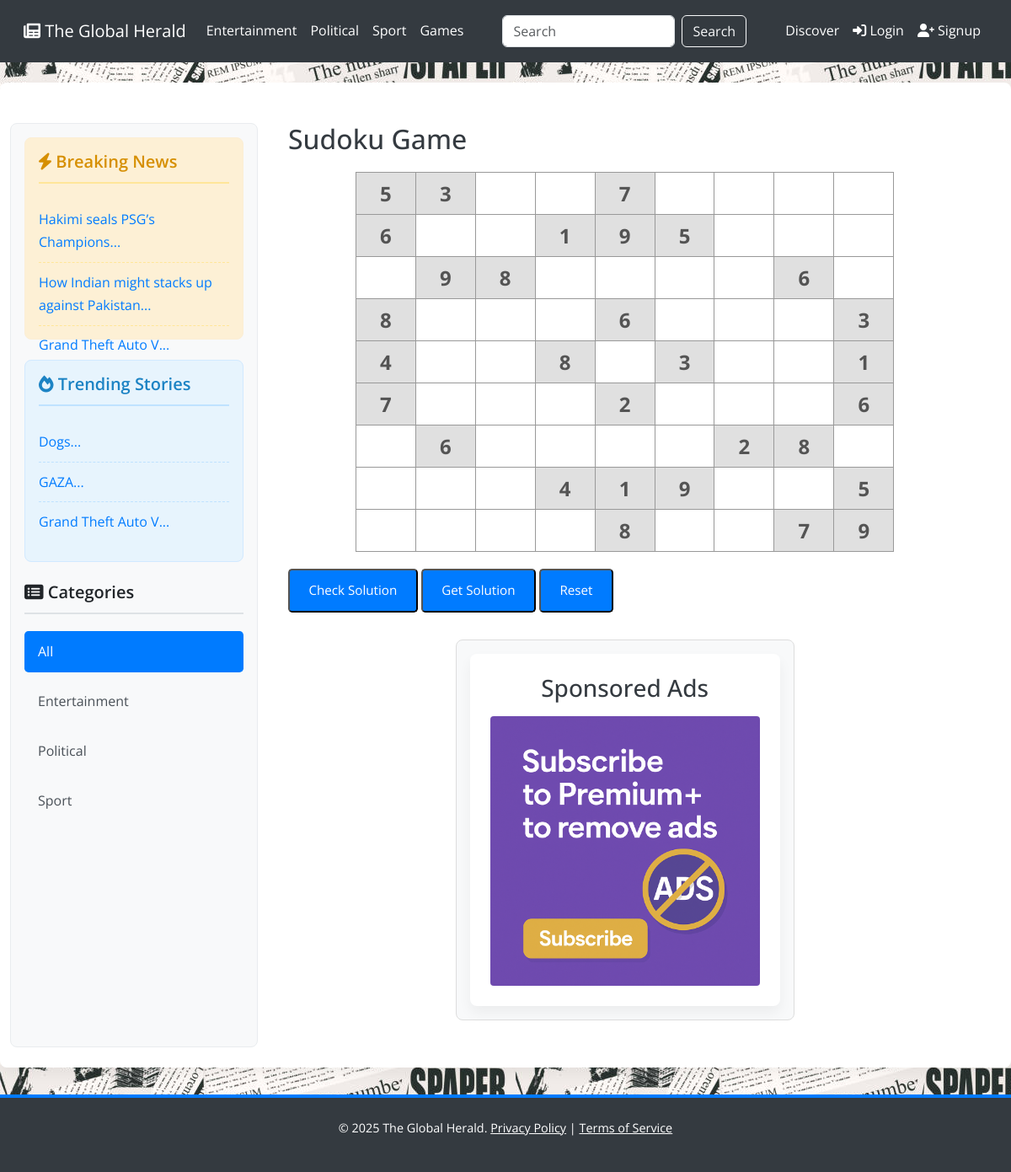
/sudoku.php, run on the app's committed database.
### tables this page shows
CREATE TABLE `category` (
  `category_id` int(11) NOT NULL,
  `category_name` varchar(255) NOT NULL
);

CREATE TABLE `articles` (
  `id` int(11) NOT NULL,
  `title` varchar(255) NOT NULL,
  `content` text NOT NULL,
  `author` varchar(100) NOT NULL,
  `created_at` timestamp NOT NULL DEFAULT current_timestamp(),
  `category_id` int(11) NOT NULL,
  `image_path` mediumtext NOT NULL,
  `views` int(11) NOT NULL DEFAULT 0
);

### public/sudoku.php (called while the page is built)
<?php
require_once '../src/Controllers/GameController.php';
$controller = new GameController();
$controller->load('sudoku');

### config/Database.php (called while the page is built, shortened)
<?php
class Database
{
    private $host = "localhost";
    private $db_name = "news_api";
    private $username = "root";
    private $password = "";
    private $conn;
    private static $instance = null;
    private function __construct()
    {
        $this->conn = new mysqli($this->host, $this->username, $this->password, $this->db_name);
    }
    public static function getInstance()
    {
        if (self::$instance === null) {
            self::$instance = new Database();
        }
        return self::$instance;
    }
    public function getConnection()
    {
        return $this->conn;
    }
}
?>

### src/Models/Admin.php (called while the page is built, shortened)
<?php
class Admin
{
    private $id, $conn;
    public function __construct($db)
    {
        $this->conn = $db;
    }
    public function getCategories()
    {
        $query = "SELECT * FROM category ORDER BY category_name ASC";
        return $this->conn->query($query);
    }
}

### src/Models/Article.php (called while the page is built, shortened)
<?php
class Article
{
    private $conn;
    public function __construct($db)
    {
        $this->conn = $db;
    }
    public function getRandomArticleId()
    {
        $query = "SELECT id FROM articles ORDER BY RAND() LIMIT 1";
        $result = $this->conn->query($query);
        if ($result && $row = $result->fetch_assoc()) {
            return $row['id'];
        }
        return null;
    }
}
?>

### src/Models/User.php (called while the page is built, shortened)
<?php
class User
{
    private $userId;
    private $subscriptionName;
    public function __construct($db)
    {
        $this->userId = isset($_SESSION['user_id']) ? $_SESSION['user_id'] : null;
        $this->subscriptionName = null;
    }
    public function isLoggedIn()
    {
        return $this->userId !== null;
    }
    public function isSignedUp()
    {
        return isset($_SESSION['just_signed_up']) && $_SESSION['just_signed_up'] === true;
    }
    public function shouldShowAds()
    {
        return !($this->subscriptionName === 3);
    }
}
?>

### src/Views/sudoku_view.php (the view, shortened to what this page needs)
<!DOCTYPE html>
<html lang="en">
<head>
    <link href="https://cdn.jsdelivr.net/npm/bootstrap@5.3.0/dist/css/bootstrap.min.css" rel="stylesheet" />
    <link rel="stylesheet" href="https://cdnjs.cloudflare.com/ajax/libs/font-awesome/6.0.0-beta3/css/all.min.css" />
    <link rel="stylesheet" href="style/index.css" />
    <link rel="stylesheet" href="style/games.css" />
</head>
<body>
    <?php include 'navbar.php'; ?>
    <div class="container mt-4">
        <div class="row">
            <div class="col-md-3 sidebar">
                <div class="breaking-news">
                    <h4><i class="fas fa-bolt"></i> Breaking News</h4>
                    <ul>
                        <?php
                        $breaking_news_query = "SELECT id, title FROM articles ORDER BY created_at DESC LIMIT 3";
                        $breaking_news_result = $db->query($breaking_news_query);
                        if ($breaking_news_result && $breaking_news_result->num_rows > 0): ?>
                            <?php while ($news = $breaking_news_result->fetch_assoc()): ?>
                                <li><a href="#"><?= htmlspecialchars(substr($news['title'], 0, 60)) ?>...</a></li>
                            <?php endwhile; ?>
                        <?php else: ?>
                            <li>No breaking news at the moment.</li>
                        <?php endif; ?>
                    </ul>
                </div>
                <div class="popular-articles">
                    <h4><i class="fas fa-fire"></i> Trending Stories</h4>
                    <ul>
                        <?php
                        $popular_articles_query = "SELECT id, title FROM articles ORDER BY views DESC LIMIT 3";
                        $popular_articles_result = $db->query($popular_articles_query);
                        if ($popular_articles_result && $popular_articles_result->num_rows > 0): ?>
                            <?php while ($popular = $popular_articles_result->fetch_assoc()): ?>
                                <li><a
                                        href="article.php?id=<?= $popular['id'] ?>"><?= htmlspecialchars(substr($popular['title'], 0, 50)) ?>...</a>
                                </li>
                            <?php endwhile; ?>
                        <?php else: ?>
                            <li>No trending stories yet.</li>
                        <?php endif; ?>
                    </ul>
                </div>
                <div>
                    <h4><i class="fas fa-list-alt"></i> Categories</h4>
                    <ul class="category-list">
                        <li class="<?= $selected_category == 0 ? 'active' : '' ?>"><a href="index.php">All</a></li>
                        <?php
                        $categories_result->data_seek(0);
                        while ($category = $categories_result->fetch_assoc()): ?>
                            <li class="<?= $selected_category == $category['category_id'] ? 'active' : '' ?>">
                                <a
                                    href="index.php?category_id=<?= $category['category_id'] ?>"><?= htmlspecialchars($category['category_name']) ?></a>
                            </li>
                        <?php endwhile; ?>
                    </ul>
                </div>
            </div>
            <div id="container-game">
                <h2 id="h2t">Sudoku Game</h2>
                <div>
                    <table id="sudoku-board"></table>
                </div>
                <button type="button" onclick="checkSolution()">Check Solution</button>
                <button type="button" onclick="fillSolution()">Get Solution</button>
                <button type="button" onclick="resetBoard()">Reset</button>
                <?php if ($show_ads): ?>
                    <section class="ads-section"
                        style="background-color: #f8f9fa; justify-self: center; padding: 1rem; margin: 2rem 2rem; border: 1px solid #ddd; border-radius: 0.5rem; width: fit-content; align-self: center;">
                        <div class="container">
                            <h3 style="text-align: center; margin-bottom: 1rem;">Sponsored Ads</h3>
                            <div style="display: flex; justify-content: center; gap: 1rem;">
                                <a href="subscription.php" target="_blank">
                                    <div
                                        style="width: 100%; height: 20rem;  border-radius: 0.25rem; overflow: hidden; display: flex; align-items: center; justify-content: center;">
                                        <img src="images/g6.png" alt="Ad1"
                                            style="width: 100%; height: 100%; object-fit: contain;" />
                                    </div>
                                </a>
                            </div>
                        </div>
                    </section>
                <?php endif; ?>
            </div>
        </div>
    </div>
    <footer>
        <p>&copy; <?= date("Y") ?> The Global Herald. <a href="#">Privacy Policy</a> | <a href="#">Terms of Service</a>
        </p>
    </footer>
    <link rel="stylesheet" href="https://cdnjs.cloudflare.com/ajax/libs/font-awesome/6.0.0/css/all.min.css"
 />
</body>
</html>

### src/Views/navbar.php (shortened to what this page needs)
<nav class="navbar navbar-expand-lg navbar-dark">
    <div class="container-fluid">
        <a class="navbar-brand" href="index.php">
            <i class="fas fa-newspaper"></i> The Global Herald
        </a>
        <div class="collapse navbar-collapse" id="navbarNav">
            <ul class="navbar-nav me-auto mb-2 mb-lg-0">
                <?php
                $categories_result->data_seek(0);
                while ($category = $categories_result->fetch_assoc()): ?>
                    <li class="nav-item">
                        <a class="nav-link <?= $selected_category == $category['category_id'] ? 'active' : '' ?>"
                            href="index.php?category_id=<?= $category['category_id'] ?>">
                            <?= htmlspecialchars($category['category_name']) ?>
                        </a>
                    </li>
                <?php endwhile; ?>
                <li>
                    <a class="nav-link" href="index.php#games">Games</a>
                </li>
            </ul>
            <form class="d-flex" method="GET" action="index.php">
                <input class="form-control me-2" type="search" name="search" placeholder="Search" aria-label="Search"
                    value="<?= isset($_GET['search']) ? htmlspecialchars($_GET['search']) : '' ?>">
                <button class="btn btn-outline-light" type="submit">Search</button>
            </form>
            <ul class="navbar-nav ms-auto">
                <ul class="navbar-nav me-auto mb-2 mb-lg-0">
                    <li>
                        <?php
                        $randomArticleId = $articleObj->getRandomArticleId();
                        ?>
                        <a class="nav-link" href="article.php?id=<?= $randomArticleId ?>">Discover</a>
                    </li>
                </ul>
                <?php if ($userObj->isLoggedIn() || $userObj->isSignedUp()): ?>
                    <li class="
                                                    nav-item">
                        <a class="nav-link position-relative" href="noti.php" title="Notifications">
                            <i class="fas fa-bell fa-lg"></i>
                            <?php if ($notifications_count > 0): ?>
                                <span class="position-absolute top-0 start-100 translate-middle badge rounded-pill bg-danger">
                                    <?= $notifications_count ?>
                                    <span class="visually-hidden">unread
                                        notifications</span>
                                </span>
                            <?php endif; ?>
                        </a>
                    </li>
                    <li class="nav-item user-dropdown">
                        <a class="nav-link" href="#" id="userDropdown" role="button" data-bs-toggle="dropdown"
                            aria-expanded="false" title="User Menu">
                            <i class="fas fa-user-circle fa-lg"></i>
                        </a>
                        <ul class="dropdown-menu user-dropdown-menu" aria-labelledby="userDropdown">
                            <li><a class="dropdown-item" href="profile.php"><i class="fas fa-user me-2"></i>
                                    Profile</a></li>
                            <li><a class="dropdown-item" href="favorites.php"><i class="fas fa-heart me-2"></i>
                                    Favorites</a></li>
                            <li><a class="dropdown-item" href="bookmarks.php"><i class="fas fa-bookmark me-2"></i>
                                    Bookmarks</a></li>
                            <?php if (isset($_SESSION['role']) && $_SESSION['role'] === 'admin'): ?>
                                <li><a class="dropdown-item" href="admin.php"><i class="fas fa-user-shield me-2"></i>
                                        Admin Panel</a></li>
                            <?php endif; ?>
                            <li>
                                <hr class="dropdown-divider">
                            </li>
                            <li><a class="dropdown-item" href="logout.php"><i class="fas fa-sign-out-alt me-2"></i>
                                    Logout</a></li>
                        </ul>
                    </li>
                <?php else: ?>
                    <li class="nav-item">
                        <a class="nav-link" href="login.html"><i class="fas fa-sign-in-alt"></i>
                            Login</a>
                    </li>
                    <li class="nav-item">
                        <a class="nav-link" href="signup.html"><i class="fas fa-user-plus"></i>
                            Signup</a>
                    </li>
                <?php endif; ?>
            </ul>
        </div>
    </div>
</nav>

### public/style/index.css (style rules this page uses)
body { font-family: 'Open Sans', sans-serif; background-image: url('../../../images/g5.jpg'); background-size: auto; color: #343a40; line-height: 1.7; }
a { color: #007bff; text-decoration: none; transition: color 0.3s ease-in-out; }
.navbar { background-color: #343a40; padding: 0.75rem 1rem; }
.navbar-nav .nav-link { color: #fff; padding: 0.7rem 1.2rem; transition: background-color 0.3s ease-in-out; border-radius: 0.25rem; }
.container { max-width: 1200px; margin: 0 auto; padding: 1.5rem; background-color: #fff; box-shadow: 0 0.5rem 1rem rgba(0, 0, 0, 0.05); border-radius: 0.5rem; }
.row { display: flex; gap: 1.5rem; margin-top: 1.5rem; justify-content: center; }
.sidebar { flex: 0 0 28%; padding: 1rem; background-color: #f8f9fa; border: 1px solid #e9ecef; border-radius: 0.5rem; }
.sidebar h4 { color: #212529; border-bottom: 2px solid #dee2e6; padding-bottom: 0.75rem; margin-bottom: 1.25rem; font-size: 1.25rem; font-weight: 600; }
.category-list { list-style: none; padding: 0; }
.category-list li { margin-bottom: 0.6rem; padding: 0.7rem 1rem; border-radius: 0.3rem; transition: background-color 0.2s ease-in-out; }
.category-list li a { color: #495057; display: block; }
.category-list li.active { background-color: #007bff; }
.category-list li.active a { color: #fff; }
.breaking-news { background-color: #fdf0d5; border: 1px solid #fbeed5; padding: 1rem; border-radius: 0.5rem; margin-bottom: 1.5rem; max-height: 15rem; }
.breaking-news h4 { color: #d68f00; border-bottom: 2px solid #ffe699; padding-bottom: 0.75rem; margin-bottom: 1.25rem; font-size: 1.25rem; font-weight: 600; }
.breaking-news ul { list-style: none; padding: 0; }
.breaking-news li { padding: 0.6rem 0; border-bottom: 1px dashed #ffe699; }
.breaking-news li:last-child { border-bottom: none; }
.popular-articles { background-color: #e7f4fd; border: 1px solid #d1e9ff; padding: 1rem; border-radius: 0.5rem; margin-bottom: 1.5rem; max-height: 15rem; }
.popular-articles h4 { color: #1c83c4; border-bottom: 2px solid #bfe2ff; padding-bottom: 0.75rem; margin-bottom: 1.25rem; font-size: 1.25rem; font-weight: 600; }
.popular-articles ul { list-style: none; padding: 0; }
.popular-articles li { padding: 0.6rem 0; border-bottom: 1px dashed #bfe2ff; }
.popular-articles li:last-child { border-bottom: none; }
footer { text-align: center; padding: 1.5rem 0; margin-top: 2rem; background-color: #343a40; color: #fff; border-top: 0.25rem solid #007bff; font-size: 0.9rem; }
footer a { color: #fff; text-decoration: underline; }

### public/style/games.css (style rules this page uses)
.row>* { max-width: 70%; }
.row { flex-wrap: nowrap; flex-direction: row; justify-content: flex-start; }
.sidebar { flex: 0 0 25%; }
button { display: inline-block; background-color: #007bff; color: #fff; padding: 0.7rem 1.4rem; border-radius: 0.3rem; text-decoration: none; font-size: 0.95rem; transition: background-color 0.2s ease-in-out; }
#sudoku-board { margin: 20px auto; width: 80%; }

### data on the page
category: category_name "Entertainment"
category: category_name "Political"
category: category_name "Sport"
articles: title "Hakimi seals PSG’s Champions"
articles: title "How Indian might stacks up against Pakistan"
articles: title "Grand Theft Auto V"
articles: title "Dogs"
articles: title "GAZA"
